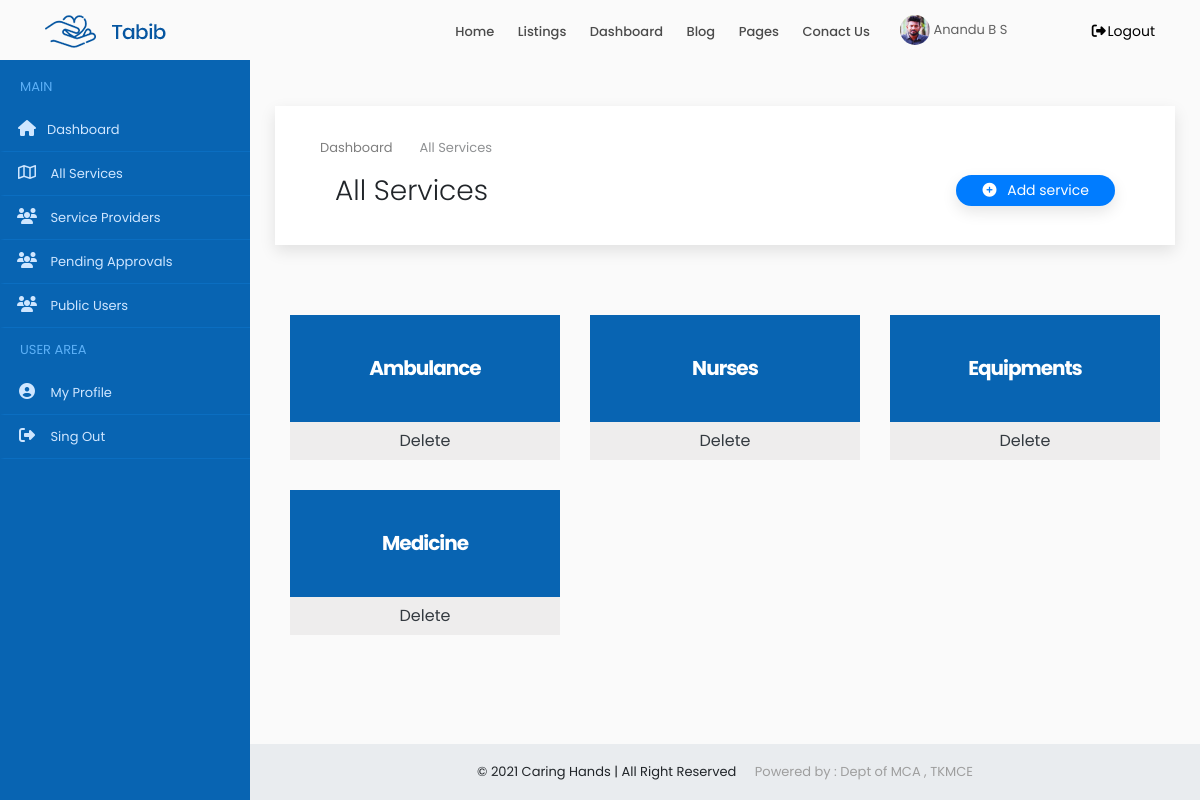
Before: /administrator/services/ (signed in) with the older database file.
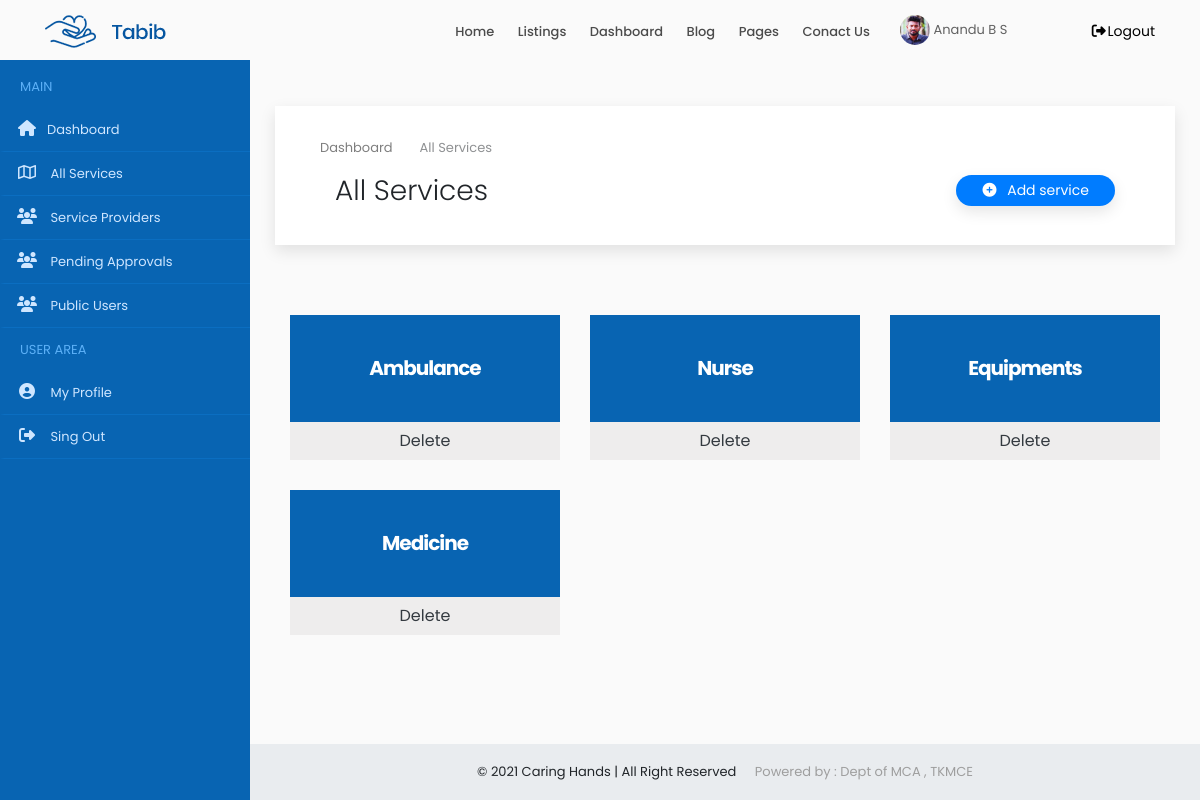
After: the same page with the newer database file.
### accounts/models.py (models this page shows, shortened)
class Service(models.Model):
    category = models.CharField(max_length=250)
    providers = models.IntegerField(null=True, blank=True)
    users = models.IntegerField(null=True, blank=True)

### accounts/views.py (the view, shortened to what this page needs)
# urls.py: path('administrator/services/',AllServices.as_view(), name='admin_services'),
class AllServices(View):
    def get(self, request):
        x = AdminCheck(request)
        if x == True:
            user = request.user
            account = Users.objects.get(user=user)
            services = Service.objects.all()
            form = AddServiceForm()
            context = {'account':account,'services':services,'form':form}
            return render(request, 'admin/services.html', context)
        else:
            return redirect('home')

### accounts/functions.py (called while the page is built)
def AdminCheck(request):
    user = request.user
    if user.is_authenticated:
        try:
            u = Users.objects.get(user=user)
            if u.type == 'admin':
                return (True)
            else:
                return (False)
        except:
            return (False)
    else:
        return (False)

### accounts/templates/admin/services.html (shortened to what this page needs)
{% extends 'common/dashboard_main.html' %}
{% load static %}
{% block content %}
{% include 'common/header.html' %}
{% include 'admin/sidenav.html' %}
<div class="content-wrapper">
<div class="container-fluid overflow-hidden">
    <div class="row margin-tb-90px margin-lr-10px sm-mrl-0px">
        <div id="page-title" class="padding-30px background-white full-width box-shadow">
            <div class="container">
                <ol class="breadcrumb opacity-5">
                    <li><a href="{% url 'home' %}">Dashboard</a></li>
                    <li class="active">All Services</li>
                </ol>
                <div class="container-fluid">
                    <div class="row">
                        <div class="col-6">
                            <h1 class="font-weight-300">All Services</h1>
                        </div>
                        <div class="col-6">
                            <div class="text-right">
                                <a href="dashboard-add-listing.html" class=" btn btn-sm border-radius-30  text-white background-second-color  box-shadow  padding-lr-25px margin-left-30px" data-toggle="modal" data-target="#addservice"><i class="fas fa-plus-circle  margin-right-7px"></i> Add service</a>
                            </div>
                        </div>
                    </div>
                </div>
            </div>
        </div>
                            {% load widget_tweaks %}
        <div class="container-fluid">
            <div class="row" style="margin-top:40px">
                {% for i in services %}
                <div class="col-lg-4 col-md-4  col-sm-6 sm-mb-40px wow fadeInUp" data-wow-delay="0.2s" style="visibility: visible; animation-delay: 0.2s; animation-name: fadeInUp;margin-top: 30px;">
                    <a href="#" data-toggle="modal" data-target="#updateservice_{{i.id}}">
                        <div class="pricing hover-effect">
                            <div class="pricing-head text-center">
                                <h3 class="font-weight-700 padding-40px background-main-color margin-0px text-white">
                                    <span class=" z-index-2 position-relative d-block">{{i.category|title}}
                                    </span>
                                </h3>
                            </div>
                        </div>
                    </a>
                    <div class="pricing-footer">
                        <a href="#" class="btn btn-block background-grey-1 text-dark rounded-0" data-toggle="modal" data-target="#deleteservice_{{i.id}}"> Delete</a>
                    </div>
                </div>
                {% empty %}
                <div class="alert alert-danger  margin-bottom-35px border-radius-10 padding-30px">
                    <strong>OOPS!</strong> No Services found
                    <hr>
                    <p class="margin-0px">Add new services to be listed out over here.</p>
                </div>
                {% endfor %}
            </div>
        </div>
    </div>
</div>
{% include 'common/small_footer.html' %}
</div>
{% endblock %}

Changed rows visible on the page:
changed Service: category "Nurses" → "Nurse"
